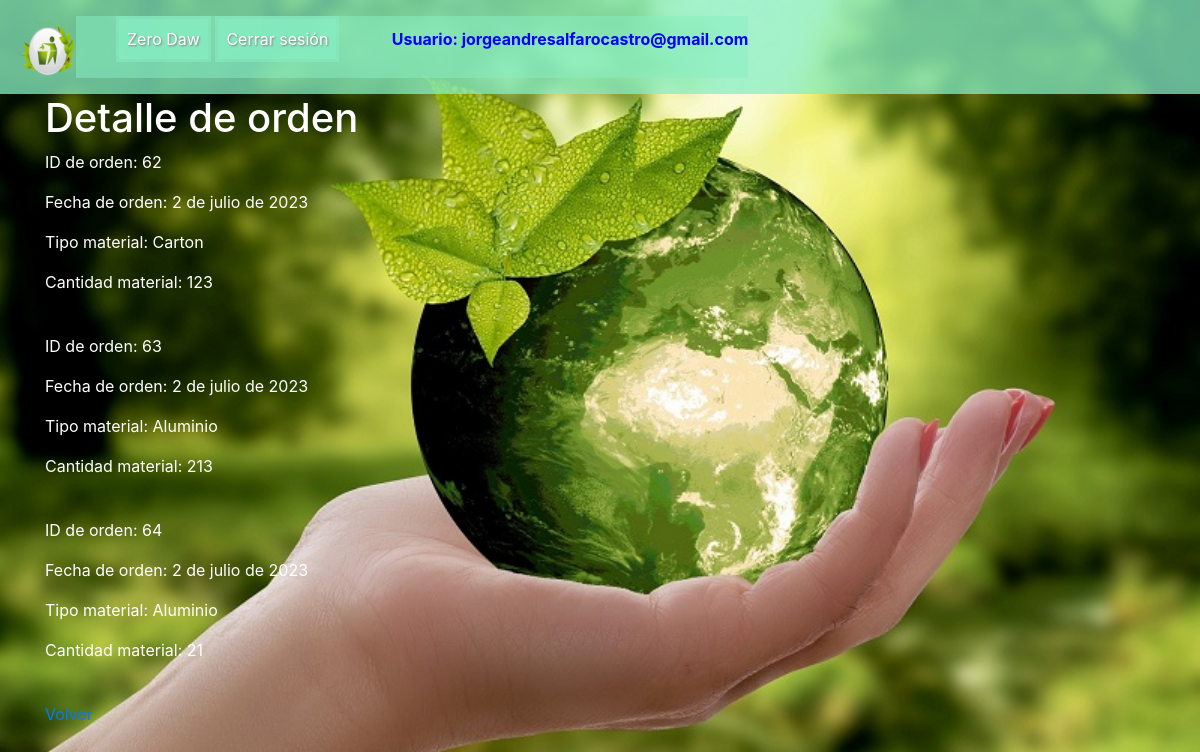
/registro/verOrdenReciclaje (signed in), run on the app's committed database.
### Registro/models.py (models this page shows, shortened)
class UserModelo(AbstractUser):
    TIPO_USUARIO = (
        ('Recolector', 'Recolector'),
        ('Reciclador', 'Reciclador'),
        ('Ciudadano', 'Ciudadano'),
        ('Operario_municipalidad', 'Operario_municipalidad'),
    )
    rut = models.CharField(max_length=10)
    dv = models.IntegerField()
    nombre = models.CharField(max_length=100)
    edad = models.IntegerField()  # Cálculo aproximado de la edad en años
    direccion = models.CharField(max_length=50)
    codigo_postal = models.IntegerField()
    telefono = models.IntegerField()
    licencia_automotriz = models.ImageField(
        'Licencia automotriz', upload_to='licencias/', blank=True, null=True)
    segundo_nombre_madre = models.CharField(max_length=100)
    tipo_usuario = models.CharField(
        max_length=200, blank=False, null=True, choices=TIPO_USUARIO)
    new_password1 = models.CharField(max_length=50, null=True)
    new_password2 = models.CharField(max_length=50, null=True)
    groups = models.ManyToManyField(Group, related_name='usuarios')
    user_permissions = models.ManyToManyField(Permission, related_name='usuarios')

class Orden_reciclaje(models.Model):
    id_user = models.ForeignKey(UserModelo, on_delete=models.CASCADE)
    id_orden = models.AutoField(primary_key=True)
    fecha_orden = models.DateField()
    tipo_material = models.CharField(max_length=200, blank=False, null=True, choices=TIPO_MATERIAL)
    cantidad_material = models.IntegerField()
    latitud_posicion_ciudadano = models.CharField(max_length=200, null=True)
    longitud_posicion_ciudadano = models.CharField(max_length=200, null=True)
    latitud_posicion_recolector = models.CharField(max_length=200, null=True)
    longitud_posicion_recolector = models.CharField(max_length=200, null=True)
    estado = models.CharField(max_length=200, null=True)

### Registro/views.py (the view)
# urls.py: path('verOrdenReciclaje', OrdenList.as_view(), name="verOrdenReciclaje"),
class OrdenList(LoginRequiredMixin, ListView):
    model = Orden_reciclaje
    template_name = 'Registro/detalle.html'
    def get_queryset(self):
        queryset = super().get_queryset()
        queryset = queryset.filter(id_user=self.request.user.id)
        return queryset

### templates/Registro/detalle.html
{% extends 'base.html' %}
{% block content %}
<div>
    <h1 class="letras">Detalle de orden</h1>
</div>
    {% if object_list %}
    {% for orden_reciclaje in object_list %}
        <p class="letras">ID de orden: {{ orden_reciclaje.id_orden }}</p>
        <p class="letras">Fecha de orden: {{ orden_reciclaje.fecha_orden }}</p>
        <p class="letras">Tipo material: {{ orden_reciclaje.tipo_material }}</p>
        <p class="letras">Cantidad material: {{ orden_reciclaje.cantidad_material }}</p>
        <br>
    {% endfor %}
{% else %}
    <h1 class="letras">No hay registros de ordenes</h1>
{% endif %}
<a href="{% url 'orden_reciclaje' %}">Volver</a>
{% endblock %}

### templates/base.html (shortened to what this page needs)
{% load static %}
<html>
    <head>
        <link rel="stylesheet" href="{% static 'css/estilos.css' %}">
        <link rel="stylesheet" href="{% static 'css/bootstrap.min.css' %}">
        <link rel="stylesheet" href="{% static 'css/fondo.css' %}">
    </head>
    <body>
    {% block navbar %}
    <div class="cabezera">
        <nav id="navbar">
            <div id="navbar-logo">
                <img src="{% static 'images/logo_r.png' %}" alt="logo" style="width: 60px; height: 60px;">
            </div>
            <div id="nav">
                <ul>
                    <li class="nav-item"><a href="{% url 'home' %}">Zero Daw</a></li>
                    {% if user.is_authenticated %}
                    <li class="nav-item"><a href="{% url 'logout' %}">Cerrar sesión</a></li>
                    <span class="ml-md-5" style="color: blue;"><strong>Usuario: {{ user.get_username }}</strong></span>
                    {% endif %}
                </ul>
            </div>
        </nav>
    </div>
    {% endblock %}
    <div class="content container">
        <div class="row">
            <div class="col-md-8">
                {% block content %} {% endblock %}
            </div>
        </div>
    </div>
    </body>
</html>

### static/css/estilos.css (style rules this page uses)
body { background-image: url("images/planeta_limpio.jpg"); background-repeat: no-repeat; background-size: cover; background-position: center; }
#navbar { background-color: rgba(135, 239, 195, 0.5); }
.content { width: 100%; }
#nav { background-color: rgba(135, 239, 195, 0.5); }
#navbar { background-color: rgba(135, 239, 195, 0.5); padding: 1em 1em; display: flex; align-content: center; width: 100%; }
#navbar li, #contact li { background-color: rgba(135, 239, 195, 0.5); list-style-type: none; text-decoration: none; text-align: center; display: inline-block; transition-duration: 0.2s; }
#navbar li a { background-color: rgba(135, 239, 195, 0.5); text-decoration: none; text-align: center; color: white; padding: 8px; margin: 3px 3px; display: inline-block; text-shadow: 1px 1px 2px grey; }

### static/css/fondo.css (style rules this page uses)
body { background-image: url("../images/planeta_limpio.jpg"); background-repeat: no-repeat; background-size: cover; background-position: center; }
.letras { color: white; }
.cabezera { background-color: rgba(135, 239, 195, 0.5); }
#navbar { background-color: rgba(135, 239, 195, 0.5); }

### data on the page
UserModelo: get_username "jorgeandresalfarocastro@gmail.com"
Orden_reciclaje: id_orden "62", fecha_orden "2 de julio de 2023", tipo_material "Carton", cantidad_material "123"
Orden_reciclaje: id_orden "63", fecha_orden "2 de julio de 2023", tipo_material "Aluminio", cantidad_material "213"
Orden_reciclaje: id_orden "64", fecha_orden "2 de julio de 2023", tipo_material "Aluminio", cantidad_material "21"
